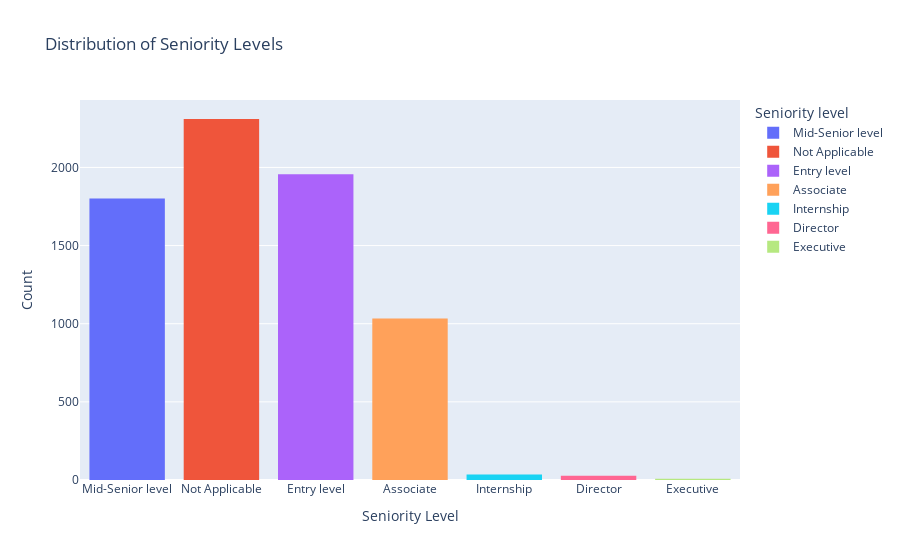

Write notebook code for a chart like this one.
### Code cell
fig3 = px.histogram(df, x='Seniority level',
                    title="Distribution of Seniority Levels",
                    color='Seniority level')
fig3.update_layout(xaxis_title='Seniority Level', yaxis_title='Count')
fig3.show()

### Figure 1 — Plotly figure (JSON) as saved in the notebook; plotly's stock layout.template omitted (floating-point values rounded to 4 significant figures; data arrays with more than 128 entries replaced by an {"elided": "..."} marker saying what was removed)
{"data": [{"bingroup": "x", "hovertemplate": "Seniority level=%{x}<br>count=%{y}<extra></extra>", "legendgroup": "Mid-Senior level", "marker": {"color": "#636efa", "pattern": {"shape": ""}}, "name": "Mid-Senior level", "orientation": "v", "showlegend": true, "type": "histogram", "x": {"elided": "1802 str values"}, "xaxis": "x", "yaxis": "y"}, {"bingroup": "x", "hovertemplate": "Seniority level=%{x}<br>count=%{y}<extra></extra>", "legendgroup": "Not Applicable", "marker": {"color": "#EF553B", "pattern": {"shape": ""}}, "name": "Not Applicable", "orientation": "v", "showlegend": true, "type": "histogram", "x": {"elided": "2310 str values"}, "xaxis": "x", "yaxis": "y"}, {"bingroup": "x", "hovertemplate": "Seniority level=%{x}<br>count=%{y}<extra></extra>", "legendgroup": "Entry level", "marker": {"color": "#ab63fa", "pattern": {"shape": ""}}, "name": "Entry level", "orientation": "v", "showlegend": true, "type": "histogram", "x": {"elided": "1956 str values"}, "xaxis": "x", "yaxis": "y"}, {"bingroup": "x", "hovertemplate": "Seniority level=%{x}<br>count=%{y}<extra></extra>", "legendgroup": "Associate", "marker": {"color": "#FFA15A", "pattern": {"shape": ""}}, "name": "Associate", "orientation": "v", "showlegend": true, "type": "histogram", "x": {"elided": "1034 str values"}, "xaxis": "x", "yaxis": "y"}, {"bingroup": "x", "hovertemplate": "Seniority level=%{x}<br>count=%{y}<extra></extra>", "legendgroup": "Internship", "marker": {"color": "#19d3f3", "pattern": {"shape": ""}}, "name": "Internship", "orientation": "v", "showlegend": true, "type": "histogram", "x": ["Internship", "Internship", "Internship", "Internship", "Internship", "Internship", "Internship", "Internship", "Internship", "Internship", "Internship", "Internship", "Internship", "Internship", "Internship", "Internship", "Internship", "Internship", "Internship", "Internship", "Internship", "Internship", "Internship", "Internship", "Internship", "Internship", "Internship", "Internship", "Internship", "Internship", "Internship", "Internship", "Internship", "Internship", "Internship"], "xaxis": "x", "yaxis": "y"}, {"bingroup": "x", "hovertemplate": "Seniority level=%{x}<br>count=%{y}<extra></extra>", "legendgroup": "Director", "marker": {"color": "#FF6692", "pattern": {"shape": ""}}, "name": "Director", "orientation": "v", "showlegend": true, "type": "histogram", "x": ["Director", "Director", "Director", "Director", "Director", "Director", "Director", "Director", "Director", "Director", "Director", "Director", "Director", "Director", "Director", "Director", "Director", "Director", "Director", "Director", "Director", "Director", "Director", "Director", "Director", "Director", "Director"], "xaxis": "x", "yaxis": "y"}, {"bingroup": "x", "hovertemplate": "Seniority level=%{x}<br>count=%{y}<extra></extra>", "legendgroup": "Executive", "marker": {"color": "#B6E880", "pattern": {"shape": ""}}, "name": "Executive", "orientation": "v", "showlegend": true, "type": "histogram", "x": ["Executive", "Executive", "Executive", "Executive", "Executive", "Executive", "Executive", "Executive"], "xaxis": "x", "yaxis": "y"}], "layout": {"barmode": "relative", "legend": {"title": {"text": "Seniority level"}, "tracegroupgap": 0}, "title": {"text": "Distribution of Seniority Levels"}, "xaxis": {"anchor": "y", "categoryarray": ["Mid-Senior level", "Not Applicable", null, "Entry level", "Associate", "Internship", "Director", "Executive"], "categoryorder": "array", "domain": [0, 1], "title": {"text": "Seniority Level"}}, "yaxis": {"anchor": "x", "domain": [0, 1], "title": {"text": "Count"}}}}
